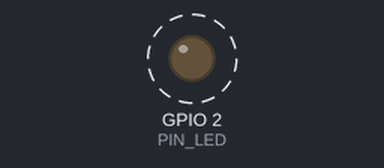
Recording of a sketch running on a simulated ESP32. Parts: output pins drawn as LEDs (lit = HIGH). Dashed ring = blinking.

Above: at 0.2 s.
Timing chart, 0 to 3.0 s (numbered marks = the images above):
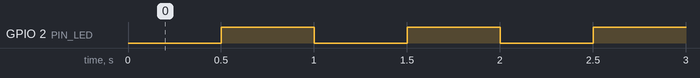

The sketch:

blinkNoDelay.ino
```cpp
/*
* blinkNoDelay.ino
*
* Este programa hace que el led de status del microcontrolador
* ESP32 DEVKIT DOIT de 30 pines o un LED conectado al pin 2,
* parpadee. Los periodos de estar encendido y
* apagado del led son iguales
*
* No usa la funcion delay(). Esto permite que otro codigo ejecute
* al mismo tiempo que se encuentra en el periodo de espera.
*/
// Pin a la que esta conectado el LED, GPIO2
const unsigned int PIN_LED = 2;
// Periodo en ms que dura encendido o apagado el LED
const unsigned int PAUSA = 500;
// Define los posibles estados del LED
typedef enum {
LED_APAGADO,
LED_ENCENDIDO
} estadoLed;
// Variable que guarda el estado del LED
estadoLed edoLed;
// Almacena la hora en la que se prendio/apago el LED
unsigned long lapsoAnterior = 0;
void apagaLED();
void enciendeLED();
void setup() {
// Establece el pin PIN_LED (GPIO2) como de salida.
pinMode(PIN_LED, OUTPUT);
// Establece el estado inicial del LED
apagaLED();
}
void loop() {
// Obtiene la hora actual
unsigned long lapsoActual = millis();
// Verifica si es tiempo de prender/apagar el LED
if (lapsoActual - lapsoAnterior >= PAUSA) {
// Almacena la hora en la que se prendio/apago el LED
lapsoAnterior = lapsoActual;
// Prender/apagar el LED
switch(edoLed) {
case LED_APAGADO:
enciendeLED();
break;
case LED_ENCENDIDO:
apagaLED();
}
}
}
/**
* Esta funcion apaga el LED de status del microcontrolador
* ESP32 DEVKIT DOIT de 30 pines o un LED conectado al pin 2
* También actualiza la variable edoLed al valor LED_APAGADO
*/
void apagaLED() {
// Apaga el LED
digitalWrite(PIN_LED, LOW);
// Actualiza la variable que guarda el estado del LED
edoLed = LED_APAGADO;
}
/**
* Esta funcion enciende el LED de status del microcontrolador
* ESP32 DEVKIT DOIT de 30 pines o un LED conectado al pin 2
* También actualiza la variable edoLed al valor ENCENDIDO
*/
void enciendeLED() {
// Enciende el LED
digitalWrite(PIN_LED, HIGH);
// Actualiza la variable que guarda el estado del LED
edoLed = LED_ENCENDIDO;
}
```

Measured:
- by itself, GPIO 2 (PIN_LED): alternates HIGH for 0.50 s and LOW for 0.50 s
